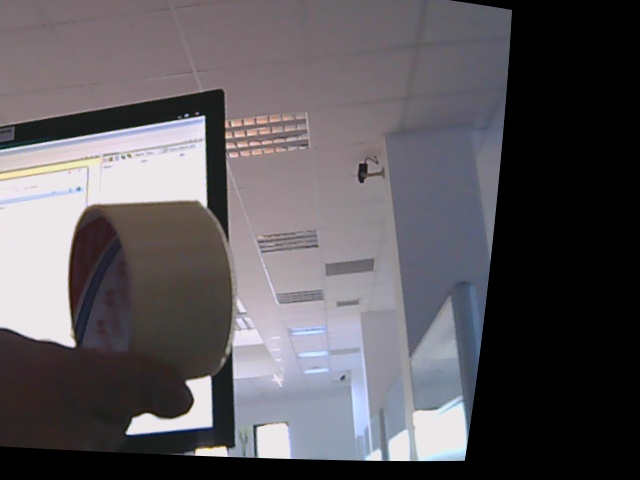
%> input picture LeftUndistRect2.jpg, 640 x 480 px
$ octave stereo.m   (GNU Octave 9; MATLAB toolbox functions it lacks are replaced by stand-ins)
%> lines starting %> are read from the running program, lines starting %| are printed output that depends on the picture
I1 = rgb2gray(imread('LeftUndistRect2.jpg'));
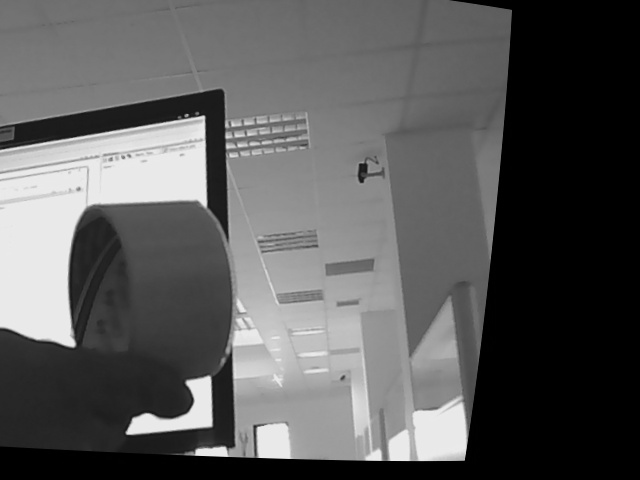
%> I1: size 480x640 uint8; min 0, max 238, mean 90.2
I2 = rgb2gray(imread('RightUndistRect2.jpg'));
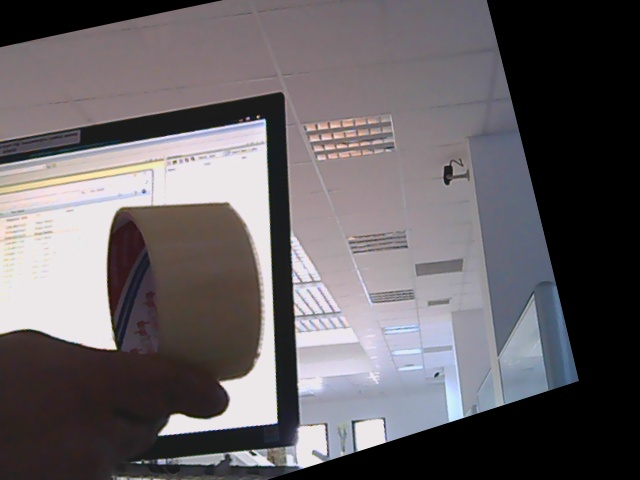
%> input picture RightUndistRect2.jpg, 640 x 480 px
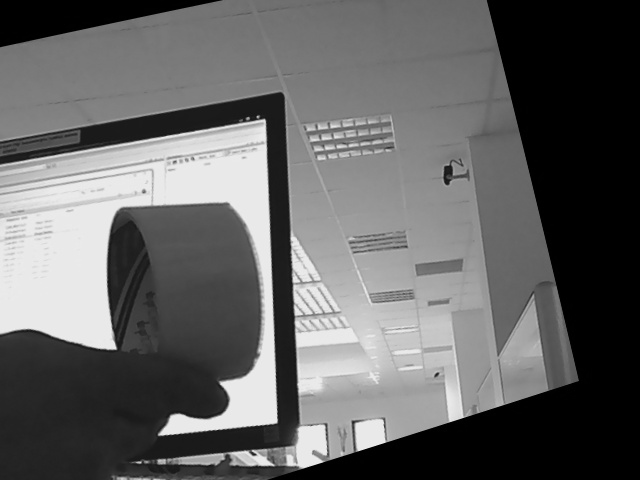
%> I2: size 480x640 uint8; min 0, max 239, mean 99.5
imshowpair(I1, I2,'montage');
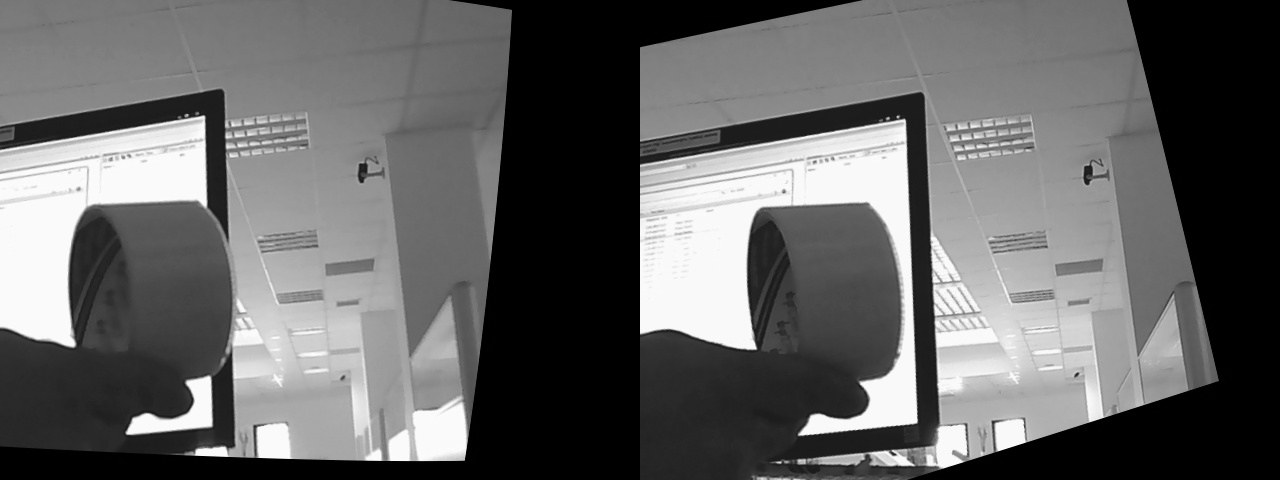
%> displayed picture: size 480x1280, on the screen's scale of 0 to 255; min 0, max 255, mean 101.4
title('I1 (left); I2 (right)');
figure; imshowpair(I1,I2,'ColorChannels','red-cyan');
%> after `imshowpair(I1,I2,'ColorChannels','red-cyan')`:
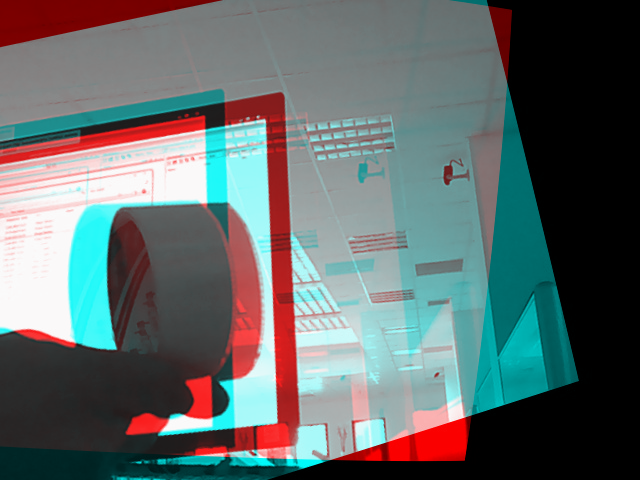
%> displayed picture: size 480x640x3, on the screen's scale of 0 to 255; mean R, G, B 96.7, 106.2, 106.2
title('Composite Image (Red - Left Image, Cyan - Right Image)');
%> (the run ends here)
